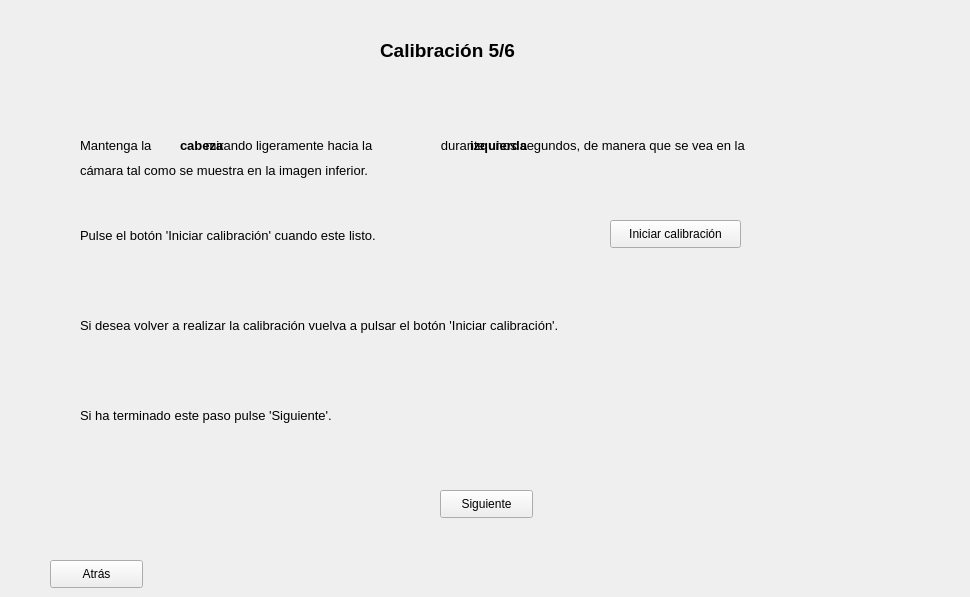
    <widget class="QWidget" name="page_14">
     <widget class="QLabel" name="label_51">
      <property name="geometry">
       <rect>
        <x>380</x>
        <y>30</y>
        <width>201</width>
        <height>41</height>
       </rect>
      </property>
      <property name="font">
       <font>
        <pointsize>14</pointsize>
        <weight>75</weight>
        <bold>true</bold>
       </font>
      </property>
      <property name="text">
       <string>Calibración 5/6</string>
      </property>
     </widget>
     <widget class="QLabel" name="label_52">
      <property name="geometry">
       <rect>
        <x>80</x>
        <y>130</y>
        <width>881</width>
        <height>31</height>
       </rect>
      </property>
      <property name="font">
       <font>
        <pointsize>10</pointsize>
       </font>
      </property>
      <property name="text">
       <string>Mantenga la               mirando ligeramente hacia la                   durante unos segundos, de manera que se vea en la </string>
      </property>
     </widget>
     <widget class="QLabel" name="label_53">
      <property name="geometry">
       <rect>
        <x>80</x>
        <y>220</y>
        <width>411</width>
        <height>31</height>
       </rect>
      </property>
      <property name="font">
       <font>
        <pointsize>10</pointsize>
       </font>
      </property>
      <property name="text">
       <string>Pulse el botón 'Iniciar calibración' cuando este listo.</string>
      </property>
     </widget>
     <widget class="QLabel" name="label_54">
      <property name="geometry">
       <rect>
        <x>80</x>
        <y>300</y>
        <width>681</width>
        <height>51</height>
       </rect>
      </property>
      <property name="font">
       <font>
        <pointsize>10</pointsize>
       </font>
      </property>
      <property name="text">
       <string>Si desea volver a realizar la calibración vuelva a pulsar el botón 'Iniciar calibración'.</string>
      </property>
     </widget>
     <widget class="QPushButton" name="pushButton_32">
      <property name="geometry">
       <rect>
        <x>50</x>
        <y>560</y>
        <width>93</width>
        <height>28</height>
       </rect>
      </property>
      <property name="text">
       <string>Atrás</string>
      </property>
     </widget>
     <widget class="QPushButton" name="pushButton_33">
      <property name="geometry">
       <rect>
        <x>440</x>
        <y>490</y>
        <width>93</width>
        <height>28</height>
       </rect>
      </property>
      <property name="text">
       <string>Siguiente</string>
      </property>
     </widget>
     <widget class="QPushButton" name="pushButton_34">
      <property name="geometry">
       <rect>
        <x>610</x>
        <y>220</y>
        <width>131</width>
        <height>28</height>
       </rect>
      </property>
      <property name="text">
       <string>Iniciar calibración</string>
      </property>
     </widget>
     <widget class="QLabel" name="cali5">
      <property name="geometry">
       <rect>
        <x>290</x>
        <y>430</y>
        <width>401</width>
        <height>51</height>
       </rect>
      </property>
      <property name="palette">
       <palette>
        <active>
         <colorrole role="Text">
          <brush brushstyle="SolidPattern">
           <color alpha="255">
            <red>255</red>
            <green>0</green>
            <blue>0</blue>
           </color>
          </brush>
         </colorrole>
        </active>
        <inactive>
         <colorrole role="Text">
          <brush brushstyle="SolidPattern">
           <color alpha="255">
            <red>255</red>
            <green>0</green>
            <blue>0</blue>
           </color>
          </brush>
         </colorrole>
        </inactive>
        <disabled>
         <colorrole role="Text">
          <brush brushstyle="SolidPattern">
           <color alpha="255">
            <red>255</red>
            <green>0</green>
            <blue>0</blue>
           </color>
          </brush>
         </colorrole>
        </disabled>
       </palette>
      </property>
      <property name="font">
       <font>
        <pointsize>12</pointsize>
       </font>
      </property>
      <property name="text">
       <string/>
      </property>
      <property name="alignment">
       <set>Qt::AlignCenter</set>
      </property>
     </widget>
     <widget class="QLabel" name="label_74">
      <property name="geometry">
       <rect>
        <x>180</x>
        <y>135</y>
        <width>71</width>
        <height>21</height>
       </rect>
      </property>
      <property name="font">
       <font>
        <pointsize>10</pointsize>
        <weight>75</weight>
        <bold>true</bold>
       </font>
      </property>
      <property name="text">
       <string>cabeza</string>
      </property>
     </widget>
     <widget class="QLabel" name="label_75">
      <property name="geometry">
       <rect>
        <x>470</x>
        <y>130</y>
        <width>81</width>
        <height>31</height>
       </rect>
      </property>
      <property name="font">
       <font>
        <pointsize>10</pointsize>
        <weight>75</weight>
        <bold>true</bold>
       </font>
      </property>
      <property name="text">
       <string>izquierda</string>
      </property>
     </widget>
     <widget class="QLabel" name="label_55">
      <property name="geometry">
       <rect>
        <x>80</x>
        <y>400</y>
        <width>351</width>
        <height>31</height>
       </rect>
      </property>
      <property name="font">
       <font>
        <pointsize>10</pointsize>
       </font>
      </property>
      <property name="text">
       <string>Si ha terminado este paso pulse 'Siguiente'.</string>
      </property>
     </widget>
     <widget class="QLabel" name="label_193">
      <property name="geometry">
       <rect>
        <x>80</x>
        <y>160</y>
        <width>381</width>
        <height>21</height>
       </rect>
      </property>
      <property name="font">
       <font>
        <pointsize>10</pointsize>
       </font>
      </property>
      <property name="text">
       <string>cámara tal como se muestra en la imagen inferior.</string>
      </property>
     </widget>
     <widget class="QLabel" name="label_89">
      <property name="geometry">
       <rect>
        <x>750</x>
        <y>385</y>
        <width>201</width>
        <height>201</height>
       </rect>
      </property>
      <property name="text">
       <string>&lt;html&gt;&lt;head/&gt;&lt;body&gt;&lt;p&gt;&lt;img src=&quot;:/photos/fotos/cabeza_derecha.jpg&quot;/&gt;&lt;/p&gt;&lt;/body&gt;&lt;/html&gt;</string>
      </property>
     </widget>
    </widget>
